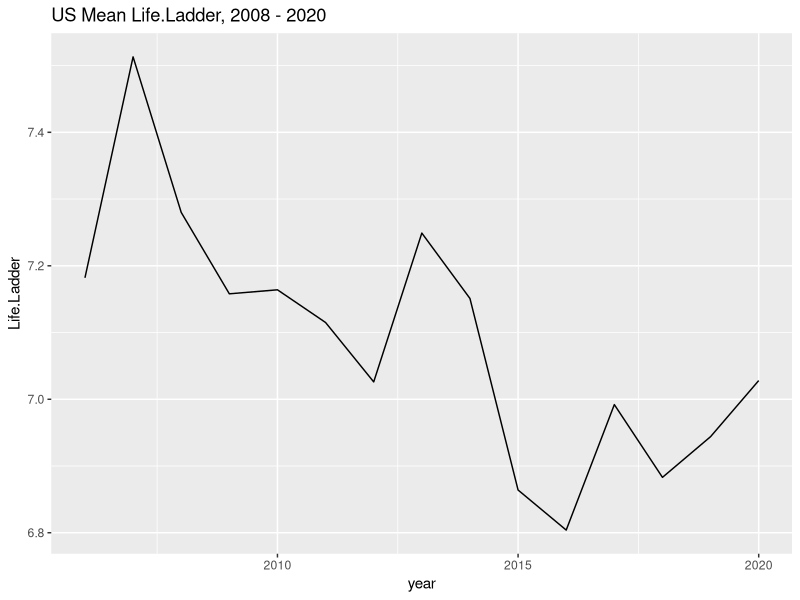
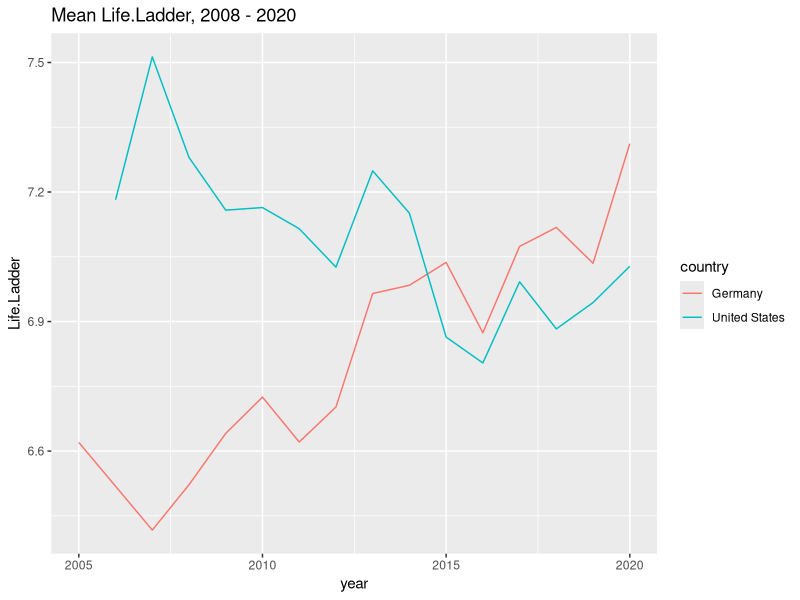
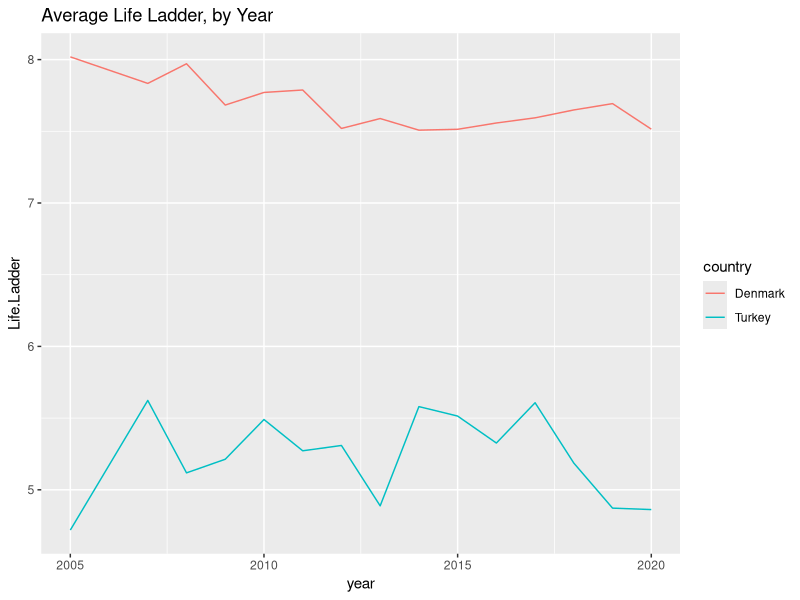
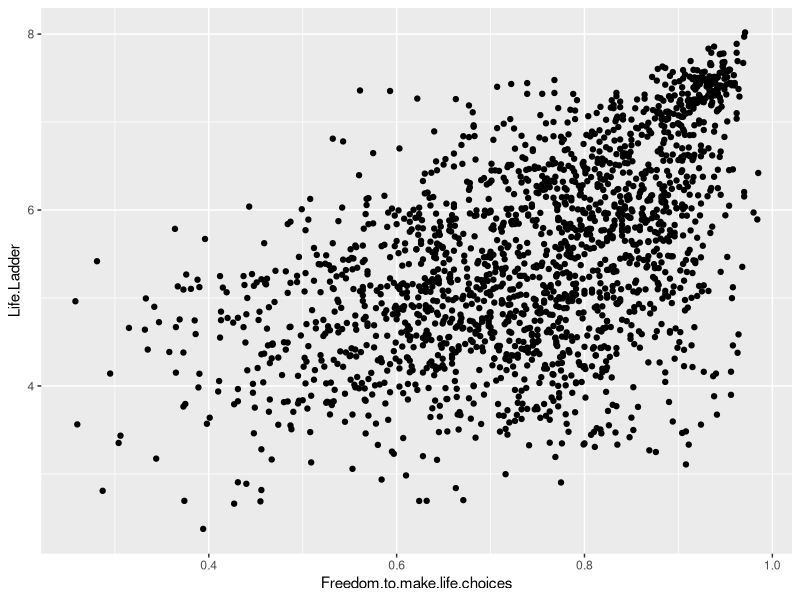
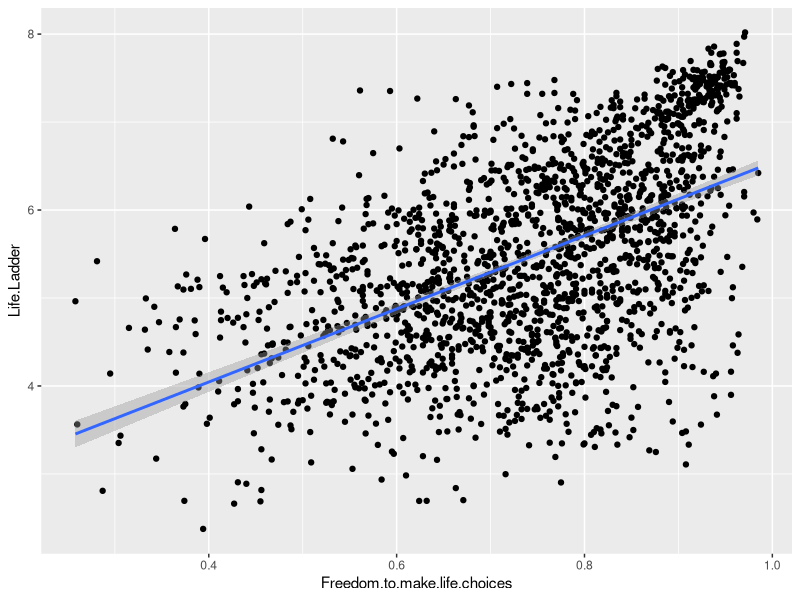
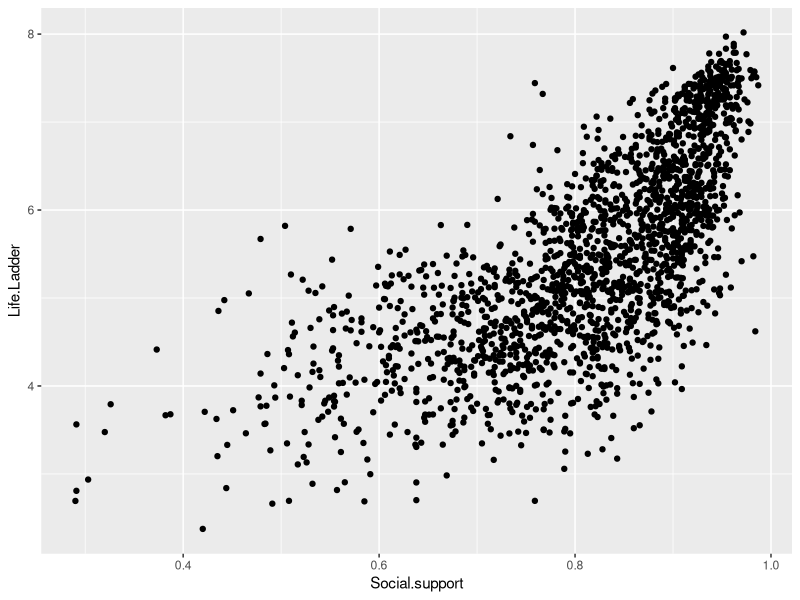
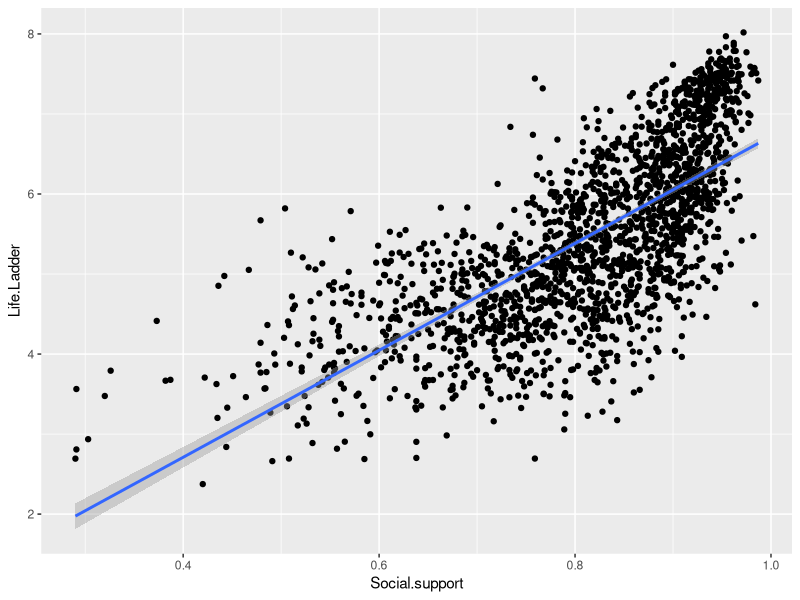
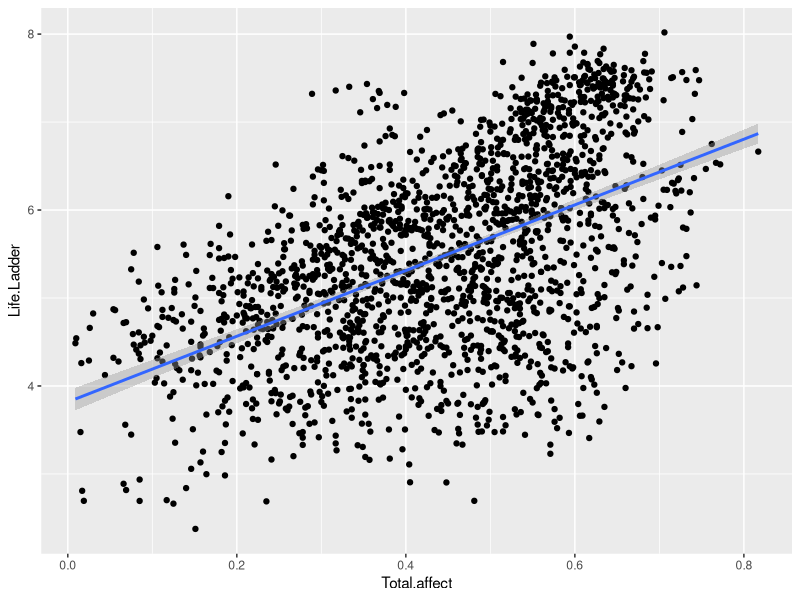

The R source for these figures, in order:
## ---- chunk 1

# Setup the environment
library(knitr)
knitr::opts_chunk$set(fig.align='center',fig.width=10, fig.height=6, fig.path='Figs/',  warning=FALSE, echo=TRUE, eval=TRUE, message=FALSE)

r = getOption("repos")
r["CRAN"] = "http://cran.us.r-project.org"
options(repos = r)

## ---- chunk 2
library(dplyr)
library(ggplot2)
## ---- chunk 3

# Make sure the data are in the right folder
# 
whr_data <- read.csv('./WHR2021.csv')


# Now browse the data and see what columns the data have. The names of the column should explain themselves
names(whr_data)

# Show the first few rows of the data frame.
head(whr_data)

## ---- chunk 4

# By using dplyr, we can easily select the rows and columns in the dataframe that we want
# Then save it to a new dataframe called "whr_data_us"
whr_data_us <- whr_data %>%
  select(country, year, Life.Ladder) %>% #select the interested columns
  filter(country == 'United States')  # only choose United States

# Plot
ggplot(whr_data_us, cex=2) + aes(x=year, y=Life.Ladder) + geom_line() +
  ggtitle("US Mean Life.Ladder, 2008 - 2020")

## ---- chunk 5
# By using dplyr, we can easily select the rows and columns in the dataframe that we want
# Then we save it to a new dataframe called "whr_data_us_germany"
whr_data_us_germany <- whr_data %>%
  select(country, year, Life.Ladder) %>% #select the interested columns
  filter(country == 'United States' | country == 'Germany')  # choose US AND Germany

# Plot, using "country" as the color aesthetic
ggplot(whr_data_us_germany) + aes(x=year, y=Life.Ladder, color=country) + geom_line() +
  ggtitle("Mean Life.Ladder, 2008 - 2020")


## ---- chunk 6
# First, use select() and filter() to create a new dataframe that has only the
# countries and columns you're interested in
whr_data_life_freedom <- whr_data %>%
  select(country, year, Life.Ladder) %>%
  filter(country == 'Turkey' | country == 'Denmark')

# Then, plot!
ggplot(whr_data_life_freedom) + aes(x=year, y=Life.Ladder, color=country) + geom_line() + ggtitle("Average Life Ladder, by Year")


## ---- chunk 7

cor(whr_data$Freedom.to.make.life.choices, whr_data$Life.Ladder)
ggplot(whr_data) + aes(x=Freedom.to.make.life.choices, y=Life.Ladder) + geom_point()

## ---- chunk 8

# Remove NA rows and save it as a new dataframe
whr_clean <- whr_data %>%
               filter(!is.na(Freedom.to.make.life.choices), # ! means NOT, so !is.na() means NOT NA
                      !is.na(Life.Ladder),
                      !is.na(Social.support),
                      !is.na(Positive.affect),
                      !is.na(Negative.affect))

whr_clean_Freedom_LifeLadder <- whr_clean %>%
  select(country, Freedom.to.make.life.choices, Life.Ladder)

# Calculate correlation!
cor(whr_clean_Freedom_LifeLadder$Freedom.to.make.life.choices,
    whr_clean_Freedom_LifeLadder$Life.Ladder)

## ---- chunk 9

# first make the scatter plot
ggplot(whr_clean_Freedom_LifeLadder) + aes(x=Freedom.to.make.life.choices, y=Life.Ladder) + geom_point() +
  geom_smooth(method='lm', formula=y~x) # Then add the line of best fit! It's as easy as that!

## ---- chunk 10
linear_model <- lm(whr_data$Life.Ladder~whr_data$Freedom.to.make.life.choices)

## ---- chunk 11

# show the summary of the fitted linear model
summary(linear_model)


# We can access the fitted intercepts and slope values
linear_model$coefficients # this is a vector with two entries, the first one is intercept and other is slope


linear_model$coefficients[1] # is the intercept
linear_model$coefficients[2] # is the slope

## ---- chunk 12

# select data
whr_clean_Social_Support <- whr_clean %>%
  select(country, Social.support, Life.Ladder)

# assess correlation
cor(whr_clean_Social_Support$Social.support,
    whr_clean_Social_Support$Life.Ladder)
## ---- chunk 13
# first make the scatter plot
ggplot(whr_clean) + aes(x=Social.support, y=Life.Ladder) + geom_point()

## ---- chunk 14
# create linear model
social_support_linear_model <- lm(whr_clean_Social_Support$Life.Ladder~whr_clean_Social_Support$Social.support)

summary(social_support_linear_model)

# display the linear model coefficients
sprintf("Intercept: %f", social_support_linear_model$coefficients[1])
sprintf("Slope: %f", social_support_linear_model$coefficients[2])

# plot that shit
ggplot(whr_clean) + aes(x=Social.support, y=Life.Ladder) + geom_point() +
  geom_smooth(method='lm', formula=y~x)
## ---- chunk 15
# Part A
whr_clean <- mutate(
  whr_clean, Total.affect = abs(whr_clean$Positive.affect - whr_clean$Negative.affect)
)

# Plot that shit!
ggplot(whr_clean) + aes(x=Total.affect, y=Life.Ladder) + geom_point() + geom_smooth(method='lm', formula=y~x)


# Correlation of Total.affect and Life.Ladder
cor(whr_clean$Total.affect, whr_clean$Life.Ladder)


# Let's see how Total.affect correlates to Life.ladder!
total_affect_linear_model <- lm(whr_clean$Total.affect~whr_clean$Life.Ladder)

# intercept
total_affect_linear_model$coefficients[1]

# slope
total_affect_linear_model$coefficients[2]

